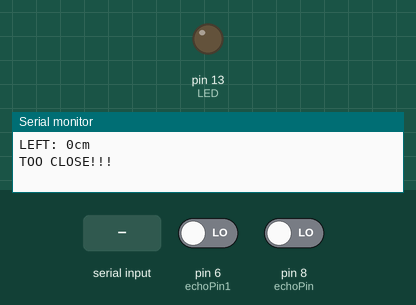
Recording of a sketch running on a simulated Arduino Uno, built with avr-gcc and run on an emulated ATmega328P. On the bench: output pins drawn as LEDs (lit = HIGH), the last lines printed to the serial monitor. Inputs (shaded band) come from the test bench; at power-on: pin 6 (echoPin1) LOW, pin 8 (echoPin) LOW. Pins used as bus, display or sensor lines are not drawn.

Above: at 1.2 s.
1.3 s: "1" received over Serial
At 4.6 s:
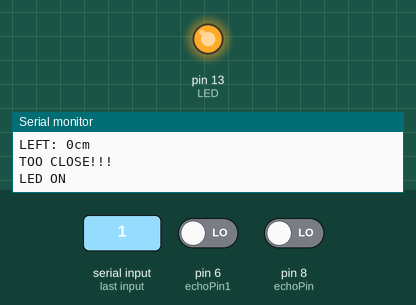
4.8 s: "0" received over Serial
Timing chart, 0 to 14.3 s (numbered marks = the images above; inputs shaded):
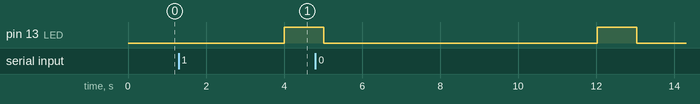

Measured:
- after the input at 1.3 s, pin 13 (LED): LOW → HIGH after 2.7 s

The sketch:

distance.ino
```cpp
int triggerPin = 7;
int echoPin = 8;
int triggerPin1 = 5;
int echoPin1 = 6;
int LED = 13;
int info = 0;
int state = 0;
int info1 = 0;
int state1 = 0;
void bluetooth()
{
if(Serial.available() > 0)
{
info = Serial.read();
state = 0;
}
if(info == '1')
{
digitalWrite(LED, HIGH);
if(state == 0)
{
Serial.println("LED ON");
state = 1;
}
}
else if(info == '0')
{
digitalWrite(LED, LOW);
if(state == 0)
{
Serial.println("LED OFF");
state = 1;
}
}
}
void sensor() {
int duration, distance;
digitalWrite(triggerPin, HIGH);
delay(10);
digitalWrite(triggerPin, LOW);
duration = pulseIn(echoPin, HIGH);
distance = (duration/2) / 29.1;
Serial.print("LEFT: ");
Serial.print(distance);
Serial.print("cm");
Serial.println(" ");
if(distance <= 5)
{
digitalWrite(LED, LOW);
Serial.println("TOO CLOSE!!!");
delay(2000);
}
}
void bluetooth1()
{
if(Serial.available() > 0){
info1 = Serial.read();
state1 = 0;
}
if(info1 == '1')
{
digitalWrite(LED, HIGH);
if(state1 == 0)
{
Serial.println("LED ON");
state1 = 1;
}
}
else if(info1 == '0')
{
digitalWrite(LED, LOW);
if(state1 == 0)
{
Serial.println("LED OFF");
state1 = 1;
}
}

}
void sensor1()
{
int duration, distance;
digitalWrite(triggerPin1, HIGH);
delay(10);
digitalWrite(triggerPin1, LOW);
duration = pulseIn(echoPin1, HIGH);
distance = (duration/2) / 29.1;
Serial.print("RIGHT: ");
Serial.print(distance);
Serial.print("cm");
Serial.println(" ");
if(distance <= 5){
digitalWrite(LED, LOW);
Serial.println("TOO CLOSE!!!");
delay(2000);
}
}
void setup()
{
Serial.begin(9600);
pinMode(triggerPin, OUTPUT);
pinMode(echoPin, INPUT);
pinMode(triggerPin1, OUTPUT);
pinMode(echoPin1, INPUT);
pinMode(LED, OUTPUT);
digitalWrite(LED, LOW);
}
void loop()
{
bluetooth();
sensor();
delay(1000);
bluetooth1();
sensor1();
delay(1000);

}
```
